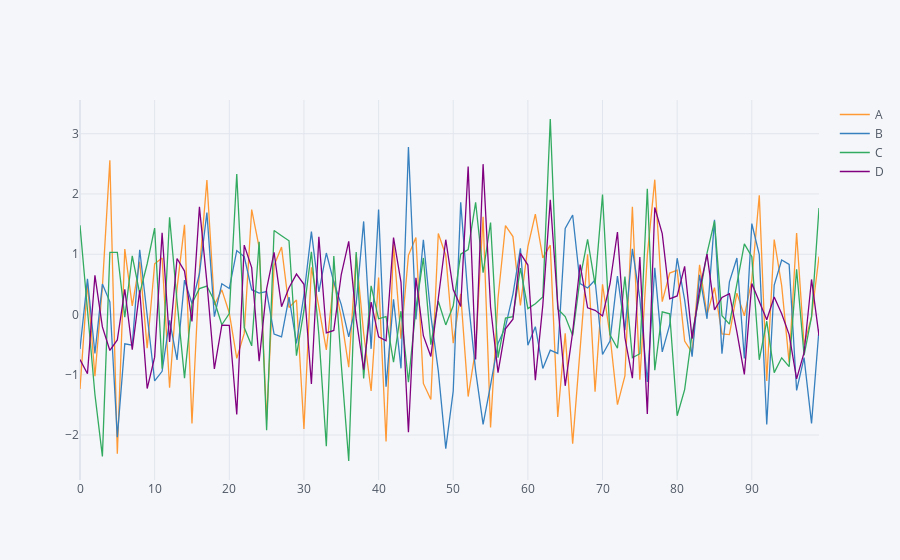

This figure's notebook cell:
### Code cell
df.iplot() # Interactive plot for more details and interaction
